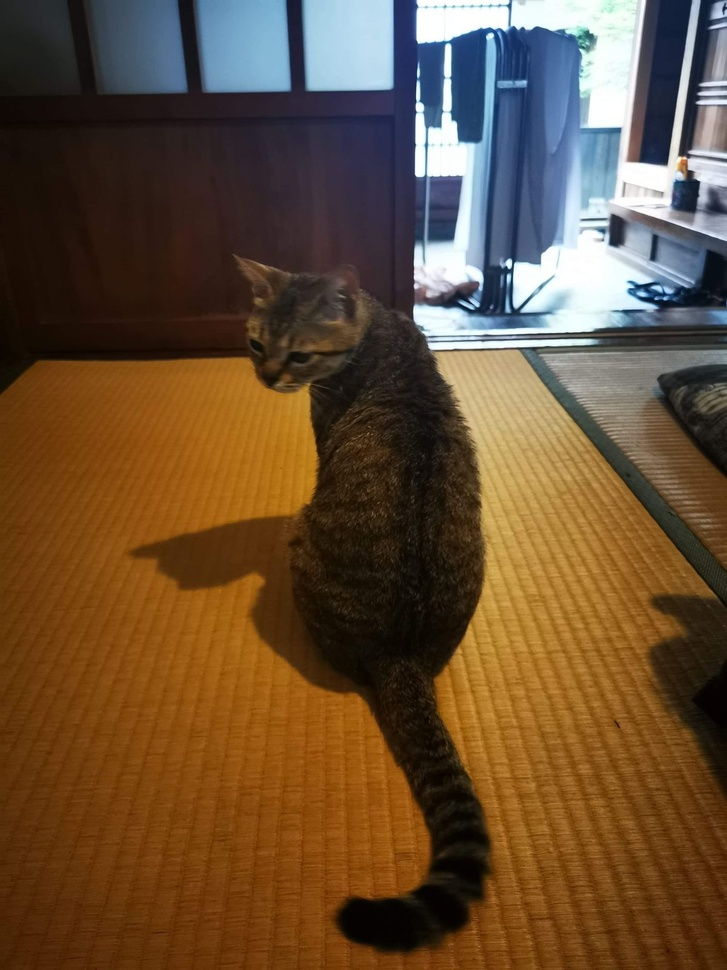
#> input picture shiomi/site/img/cat-tatami-1200.jpg, 727 x 970 px, shrunk from 1200 x 1600 before the run
$ python match.py ../../../../shiomi/site/img/cat-tatami-1200.jpg ../../../../shiomi/site/img/exterior-front-480.jpg ../../../../shiomi/site/img/exterior-front-480.jpg 5   (older library calls are emulated)
#> lines starting #> are read from the running program, lines starting #| are printed output that depends on the picture
"""Dense registration between the 3D guide render and the AI repaint.
Finds, for a grid of windows in the guide, where the same structure sits in the paint (NCC on two
style-independent feature maps), then fits a smooth displacement field.  field[y,x] = (dx,dy) such that
guide pixel (x,y) appears in the paint at (x+dx, y+dy)."""
import numpy as np, cv2, sys, json
from PIL import Image
G = sys.argv[1]; P = sys.argv[2]; OUT = sys.argv[3]
WIN = int(sys.argv[4]) if len(sys.argv) > 4 else 160; STEP = WIN // 2; R = 56
g = cv2.imread(G).astype(np.float32); p = cv2.imread(P).astype(np.float32)
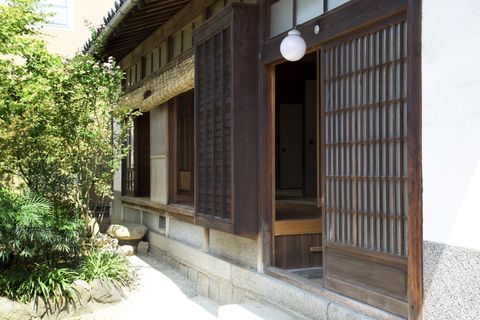
#> input picture shiomi/site/img/exterior-front-480.jpg, 480 x 320 px
H, W = g.shape[:2]
#> H = 970; W = 727
def key(im):  # magenta mask
    return (im[..., 2] > 180) & (im[..., 0] > 180) & (im[..., 1] < 110)
#> returned value: shape (970, 727) bool; every value is 0
def feats(im):
    k = key(im)
    lum = cv2.cvtColor(im.astype(np.uint8), cv2.COLOR_BGR2GRAY).astype(np.float32)
    lum[k] = 0
    b = cv2.GaussianBlur(lum, (0, 0), 3)
    # local contrast normalisation: removes the global tone difference between render and paint
    mu = cv2.GaussianBlur(b, (0, 0), 24); sd = np.sqrt(cv2.GaussianBlur((b - mu) ** 2, (0, 0), 24)) + 4
    f1 = (b - mu) / sd
    gx = cv2.Sobel(b, cv2.CV_32F, 1, 0); gy = cv2.Sobel(b, cv2.CV_32F, 0, 1)
    f2 = cv2.GaussianBlur(np.sqrt(gx * gx + gy * gy), (0, 0), 2)
    f2 = f2 / (cv2.GaussianBlur(f2, (0, 0), 32) + 2)
    return f1, f2
fg = feats(g); fp = feats(p)
#> in key (call 2), `return (im[..., 2] > 180) & (im[..., 0] > 180) & (im[..., 1] < 110)`: returned value: shape (320, 480) bool; every value is 0
#> in feats (call 2), `mu = cv2.GaussianBlur(b, (0, 0), 24)`:
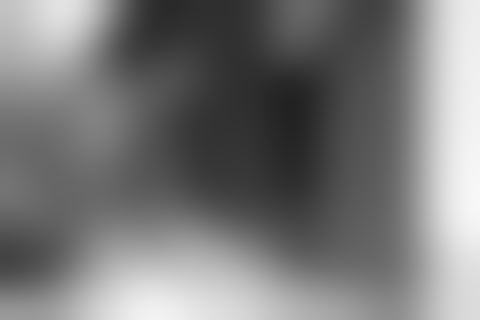
#> mu: shape (320, 480) float32; min 34.32, max 247.7, mean 121.5
#> in feats (call 2), `sd = np.sqrt(cv2.GaussianBlur((b - mu) ** 2, (0, 0), 24)) + 4`:
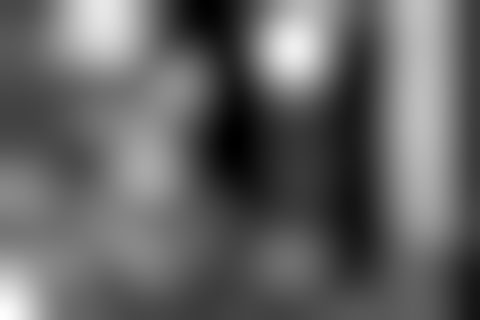
#> sd: shape (320, 480) float32; min 14.07, max 57.99, mean 31.3; drawn with min black and max white
#> in feats (call 2), `f1 = (b - mu) / sd`:
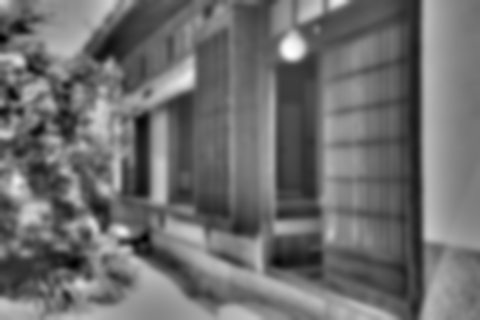
#> f1: shape (320, 480) float32; min -2.21, max 2.87, mean 0.00224; drawn with min black and max white
#> in feats (call 2), `gx = cv2.Sobel(b, cv2.CV_32F, 1, 0)`:
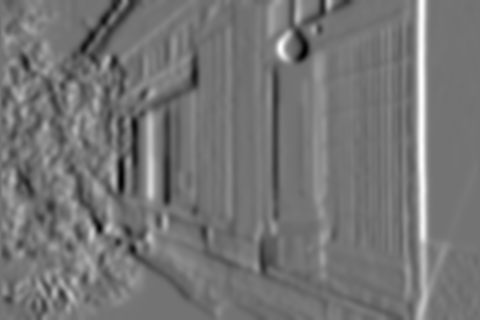
#> gx: shape (320, 480) float32; min -152.1, max 182.8, mean 2; drawn with min black and max white
#> in feats (call 2), `gy = cv2.Sobel(b, cv2.CV_32F, 0, 1)`:
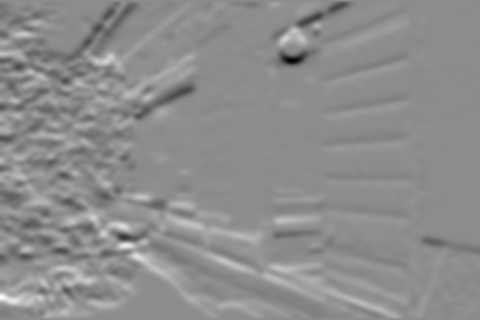
#> gy: shape (320, 480) float32; min -226.5, max 185.3, mean 2.1; drawn with min black and max white
#> in feats (call 2), `f2 = f2 / (cv2.GaussianBlur(f2, (0, 0), 32) + 2)`:
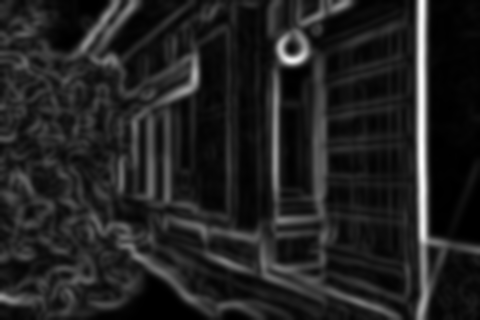
#> f2: shape (320, 480) float32; min 3.12e-14, max 6.31, mean 0.855; drawn with min black and max white
pts = []
for cy in range(WIN // 2, H - WIN // 2 + 1, STEP):
    for cx in range(WIN // 2, W - WIN // 2 + 1, STEP):
        y0, x0 = cy - WIN // 2, cx - WIN // 2
        if key(g[y0:y0 + WIN, x0:x0 + WIN]).mean() > 0.6: continue
        sy0, sx0 = max(0, y0 - R), max(0, x0 - R); sy1, sx1 = min(H, y0 + WIN + R), min(W, x0 + WIN + R)
        acc = None
        for a, b in zip(fg, fp):
            t = a[y0:y0 + WIN, x0:x0 + WIN]
            if t.std() < 1e-3: continue
#> (the run stopped early here; a loop or call above may not have finished)
